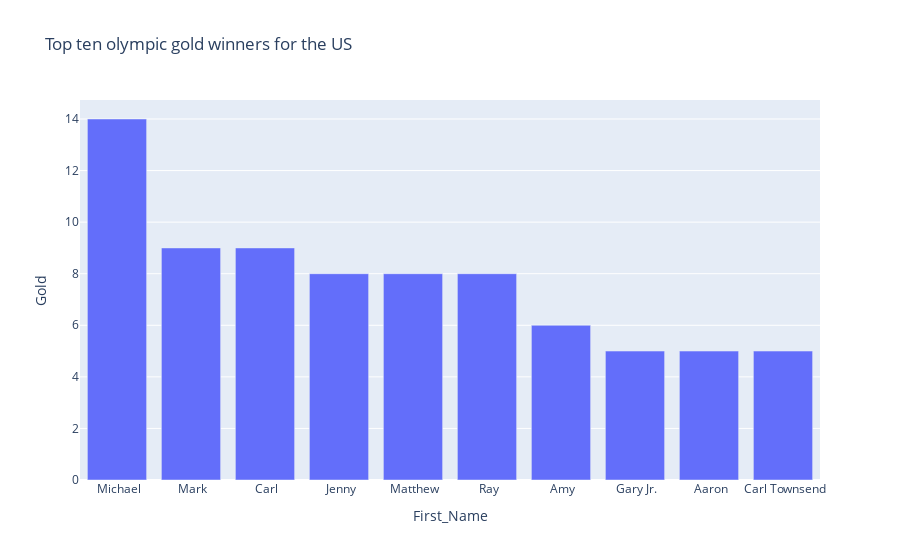

Here is the notebook cell this chart was saved with:
### Code cell
# Bar plot of the top ten gold medal winners for the US.
bar_plot = px.bar(top_ten_winners, x = "First_Name", y = "Gold", title = "Top ten olympic gold winners for the US", height = 500)
bar_plot.show()

### Figure 1 — Plotly figure (JSON) as saved in the notebook; plotly's stock layout.template omitted (floating-point values rounded to 4 significant figures)
{"data": [{"alignmentgroup": "True", "hovertemplate": "First_Name=%{x}<br>Gold=%{y}<extra></extra>", "legendgroup": "", "marker": {"color": "#636efa", "pattern": {"shape": ""}}, "name": "", "offsetgroup": "", "orientation": "v", "showlegend": false, "textposition": "auto", "type": "bar", "x": [" Michael", " Mark", " Carl", " Jenny", " Matthew", " Ray", " Amy", " Gary Jr.", " Aaron", " Carl Townsend"], "xaxis": "x", "y": [14, 9, 9, 8, 8, 8, 6, 5, 5, 5], "yaxis": "y"}], "layout": {"autosize": true, "barmode": "relative", "legend": {"tracegroupgap": 0}, "title": {"text": "Top ten olympic gold winners for the US"}, "xaxis": {"anchor": "y", "autorange": true, "domain": [0, 1], "range": [-0.5, 9.5], "title": {"text": "First_Name"}, "type": "category"}, "yaxis": {"anchor": "x", "autorange": true, "domain": [0, 1], "range": [0, 14.74], "title": {"text": "Gold"}, "type": "linear"}}}
